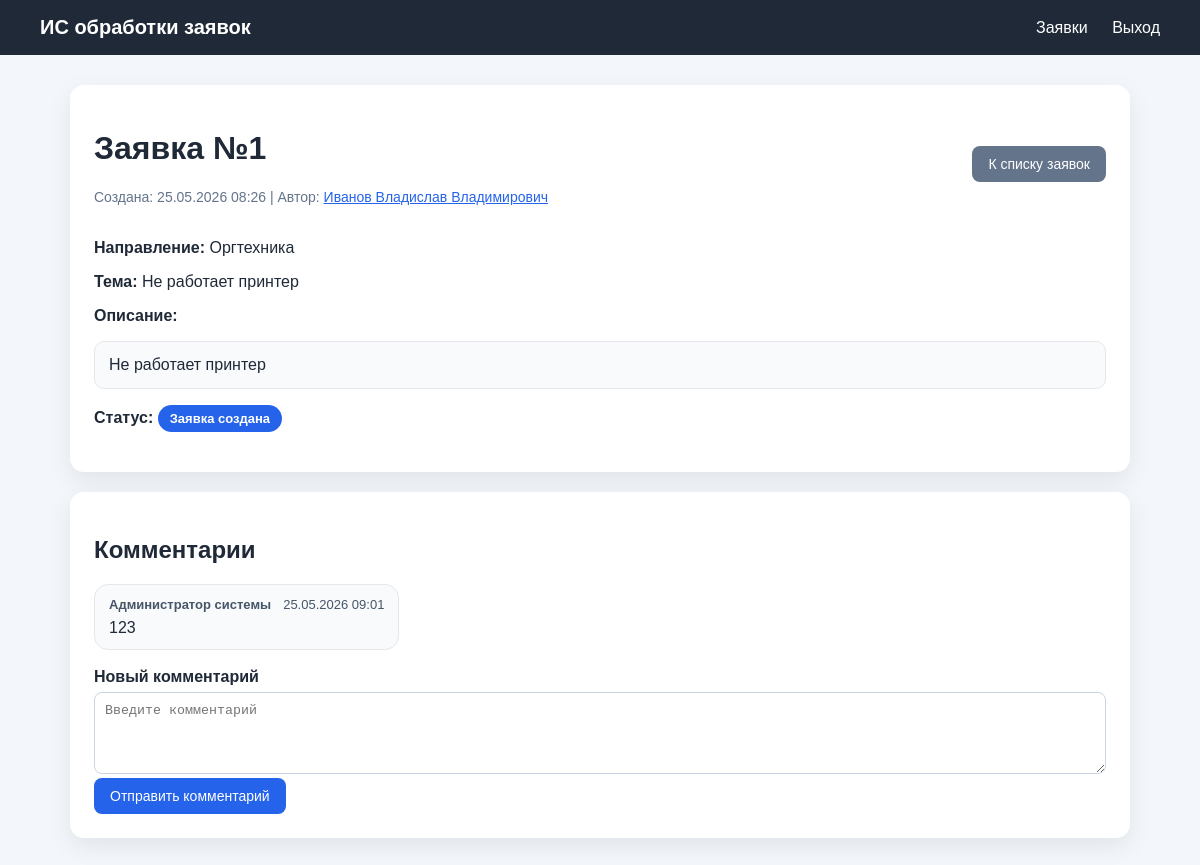
/tickets/1 (signed in), run on the app's committed database.
### app/models.py (models this page shows)
class Ticket(Base):
    __tablename__ = "tickets"
    id: Mapped[int] = mapped_column(primary_key=True, index=True)
    title: Mapped[str] = mapped_column(String(150))
    description: Mapped[str] = mapped_column(Text)
    status: Mapped[str] = mapped_column(String(30), default="Заявка создана")
    created_at: Mapped[datetime] = mapped_column(DateTime, default=datetime.utcnow)
    updated_at: Mapped[datetime] = mapped_column(DateTime, default=datetime.utcnow, onupdate=datetime.utcnow)
    author_id: Mapped[int] = mapped_column(ForeignKey("users.id"))
    direction_id: Mapped[Optional[int]] = mapped_column(ForeignKey("directions.id"), nullable=True)
    author = relationship("User", back_populates="tickets")
    direction = relationship("Direction", back_populates="tickets")
    comments = relationship("Comment", back_populates="ticket", cascade="all, delete-orphan", order_by="Comment.created_at")

class User(Base):
    __tablename__ = "users"
    id: Mapped[int] = mapped_column(primary_key=True, index=True)
    full_name: Mapped[str] = mapped_column(String(250), default="")
    username: Mapped[str] = mapped_column(String(50), unique=True, index=True)
    password_hash: Mapped[str] = mapped_column(String(255))
    role: Mapped[str] = mapped_column(String(20), default="user")
    created_at: Mapped[datetime] = mapped_column(DateTime, default=datetime.utcnow)
    tickets = relationship("Ticket", back_populates="author")
    comments = relationship("Comment", back_populates="author")

class Direction(Base):
    __tablename__ = "directions"
    id: Mapped[int] = mapped_column(primary_key=True, index=True)
    name: Mapped[str] = mapped_column(String(200), unique=True, index=True)
    created_at: Mapped[datetime] = mapped_column(DateTime, default=datetime.utcnow)
    tickets = relationship("Ticket", back_populates="direction")

class Comment(Base):
    __tablename__ = "comments"
    id: Mapped[int] = mapped_column(primary_key=True, index=True)
    text: Mapped[str] = mapped_column(Text)
    created_at: Mapped[datetime] = mapped_column(DateTime, default=datetime.utcnow)
    ticket_id: Mapped[int] = mapped_column(ForeignKey("tickets.id"))
    author_id: Mapped[int] = mapped_column(ForeignKey("users.id"))
    ticket = relationship("Ticket", back_populates="comments")
    author = relationship("User", back_populates="comments")

### app/main.py (the view)
@app.get("/tickets/{ticket_id}", response_class=HTMLResponse)
def ticket_detail(ticket_id: int, request: Request, db: Session = Depends(get_db), user: User = Depends(require_user)):
    ticket = get_ticket_or_404(db, ticket_id)
    check_ticket_access(ticket, user)
    return templates.TemplateResponse(
        request=request,
        name="ticket_detail.html",
        context={"user": user, "ticket": ticket, "statuses": TICKET_STATUSES},
    )

### app/templates/ticket_detail.html (shortened to what this page needs)
{% extends 'base.html' %}
{% block content %}
<div class="card ticket-detail">
    <div class="top-line">
        <div>
            <h1>Заявка №{{ ticket.id }}</h1>
            <p class="hint">
                Создана: {{ ticket.created_at.strftime('%d.%m.%Y %H:%M') }} |
                Автор: <a href="/users/{{ ticket.author.id }}">{{ ticket.author.full_name or ticket.author.username }}</a>
            </p>
        </div>
        <a class="button secondary" href="/tickets">К списку заявок</a>
    </div>
    <div class="ticket-info">
        <p><strong>Направление:</strong> {% if ticket.direction %}{{ ticket.direction.name }}{% else %}<span class="hint">Не указано</span>{% endif %}</p>
        <p><strong>Тема:</strong> {{ ticket.title }}</p>
        <p><strong>Описание:</strong></p>
        <div class="description-box">{{ ticket.description }}</div>
        <p><strong>Статус:</strong>
            {% if ticket.status == "Заявка создана" %}
                <span class="status status-created">{{ ticket.status }}</span>
            {% elif ticket.status == "В работе" %}
                <span class="status status-progress">{{ ticket.status }}</span>
            {% elif ticket.status == "Выполнена" %}
                <span class="status status-done">{{ ticket.status }}</span>
            {% else %}
                <span class="status">{{ ticket.status }}</span>
            {% endif %}
        </p>
    </div>
</div>
<div class="card chat-card">
    <h2>Комментарии</h2>
    <div class="chat">
        {% if ticket.comments %}
            {% for comment in ticket.comments %}
            <div class="message {% if comment.author_id == user.id %}my-message{% else %}other-message{% endif %}">
                <div class="message-header">
                    <strong>{{ comment.author.full_name or comment.author.username }}</strong>
                    <span>{{ comment.created_at.strftime('%d.%m.%Y %H:%M') }}</span>
                </div>
                <div class="message-text">{{ comment.text }}</div>
            </div>
            {% endfor %}
        {% else %}
            <p class="hint">Комментариев пока нет. Напишите первый комментарий по заявке.</p>
        {% endif %}
    </div>
    <form method="post" action="/tickets/{{ ticket.id }}/comment" class="comment-form">
        <label>Новый комментарий</label>
        <textarea name="comment_text" rows="4" required placeholder="Введите комментарий"></textarea>
        <button type="submit">Отправить комментарий</button>
    </form>
</div>
{% endblock %}

### app/templates/base.html (shortened to what this page needs)
<!DOCTYPE html>
<html lang="ru">
<head>
    <link rel="stylesheet" href="/static/style.css">
</head>
<body>
    <header>
        <div class="logo">ИС обработки заявок</div>
        <nav>
            {% if user %}
            <a href="/tickets">Заявки</a>
            <a href="/logout">Выход</a>
            {% else %}
            <a href="/login">Вход</a>
            <a href="/register">Регистрация</a>
            {% endif %}
        </nav>
    </header>
    <main>
        {% block content %}{% endblock %}
    </main>
</body>
</html>

### app/static/style.css (style rules this page uses)
* { box-sizing: border-box; }
body { margin: 0; font-family: Arial, sans-serif; background: #f3f6fb; color: #1f2937; }
header { background: #1f2937; color: white; padding: 16px 40px; display: flex; justify-content: space-between; align-items: center; }
.logo { font-size: 20px; font-weight: bold; }
nav a { color: white; text-decoration: none; margin-left: 20px; }
main { max-width: 1100px; margin: 30px auto; padding: 0 20px; }
.card { background: white; border-radius: 14px; padding: 24px; box-shadow: 0 8px 24px rgba(0,0,0,.08); }
.button, button { display: inline-block; background: #2563eb; color: white; border: 0; border-radius: 8px; padding: 10px 16px; text-decoration: none; cursor: pointer; font-size: 14px; }
.secondary { background: #64748b; }
label { display: block; margin: 14px 0 6px; font-weight: bold; }
input, textarea, select { width: 100%; padding: 10px; border: 1px solid #cbd5e1; border-radius: 8px; }
.hint { color: #64748b; font-size: 14px; }
.top-line { display: flex; justify-content: space-between; align-items: center; margin-bottom: 20px; }
.status { padding: 5px 9px; border-radius: 999px; font-size: 13px; }
.ticket-detail { margin-bottom: 20px; }
.ticket-info { margin-top: 16px; }
.description-box { background: #f8fafc; border: 1px solid #e5e7eb; border-radius: 10px; padding: 14px; white-space: pre-wrap; }
.chat-card { margin-top: 20px; }
.chat { display: flex; flex-direction: column; gap: 14px; margin: 18px 0; }
.message { max-width: 78%; border-radius: 14px; padding: 12px 14px; border: 1px solid #e5e7eb; }
.other-message { margin-right: auto; background: #f8fafc; }
.message-header { display: flex; gap: 12px; justify-content: space-between; font-size: 13px; color: #475569; margin-bottom: 7px; }
.message-text { white-space: pre-wrap; }
.comment-form { margin-top: 16px; }
a { color: #2563eb; }
.status-created { background: #2563eb !important; color: #ffffff !important; }
.status { display: inline-block; padding: 6px 12px; border-radius: 999px; font-weight: 600; font-size: 13px; white-space: nowrap; }

### data on the page
Ticket: id "1", created_at "25.05.2026 08:26", title "Не работает принтер", description "Не работает принтер", status "Заявка создана"
User: author "Иванов Владислав Владимирович"
Direction: direction.name "Оргтехника"
Comment: author "Администратор системы", created_at "25.05.2026 09:01", text "123"
